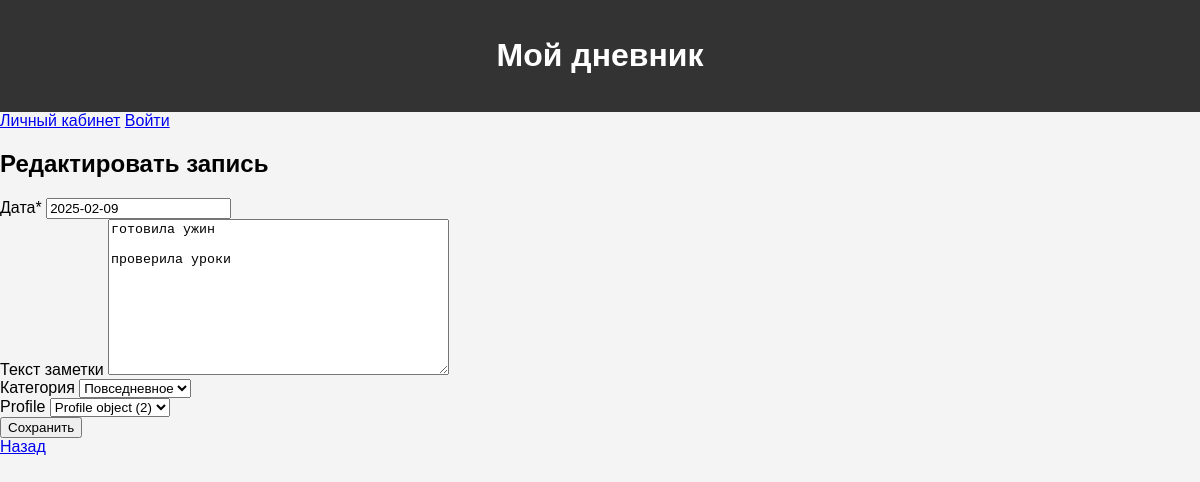
Page /notes/8/edit (signed in) on the committed database.
### core/models.py (models this page shows, shortened)
class Note(models.Model):
    date = models.DateField(verbose_name='Дата')
    text = models.TextField(verbose_name='Текст заметки', blank=True, null=True)
    category = models.ForeignKey(NoteCategory, blank=True, null=True, on_delete=models.SET_NULL,
                                 verbose_name='Категория')
    profile = models.ForeignKey(Profile, on_delete=models.CASCADE, related_name='profile_notes', blank=True, null=True)
    class Meta:
        verbose_name = 'Заметка'
        verbose_name_plural = 'Заметки'

### core/views.py (the view)
# urls.py: path('notes/<int:note_id>/edit', views.note_edit, name='note_edit'),
@login_required
def note_edit(request, note_id):
    note = get_object_or_404(Note, id=note_id)
    if not Note.objects.filter(profile=request.user.profile, id=note_id).exists():
        raise Http404
    note_form = NoteAddModelForm(instance=note)
    if request.method == 'POST':
        note_form = NoteAddModelForm(request.POST, request.FILES, instance=note)
        if note_form.is_valid():
            note_form.save()
            return redirect('profiles_home')
    return render(request, 'note_edit.html', {'note_form': note_form})

### core/forms.py
class NoteAddModelForm(forms.ModelForm):
    class Meta:
        model = Note
        fields = '__all__'

### core/models.py (called while the page is built)
    def __str__(self):
        return self.title

### templates/note_edit.html (shortened to what this page needs)
{% extends 'base.html' %}
{% load crispy_forms_tags %}
{% block content %}
<div class="row mt-4">
    <div class="col-sm-5">
        <h2>Редактировать запись</h2>
        <form enctype="multipart/form-data" method="post" action="{% url 'note_edit' note_form.instance.id %}">
            {{ note_form|crispy }}
            <button type="submit" class="btn btn-primary">Сохранить</button>
        </form>
        <a href="/">Назад</a>
    </div>
</div>
{% endblock %}

### templates/base.html (style rules this page uses)
body { font-family: sans-serif; margin: 0; padding: 0; background-color: #f4f4f4; }

### rows in the picture
Note: date "2025-02-09", text "готовила ужин проверила уроки", category "Повседневное", profile "Profile object (2)"
